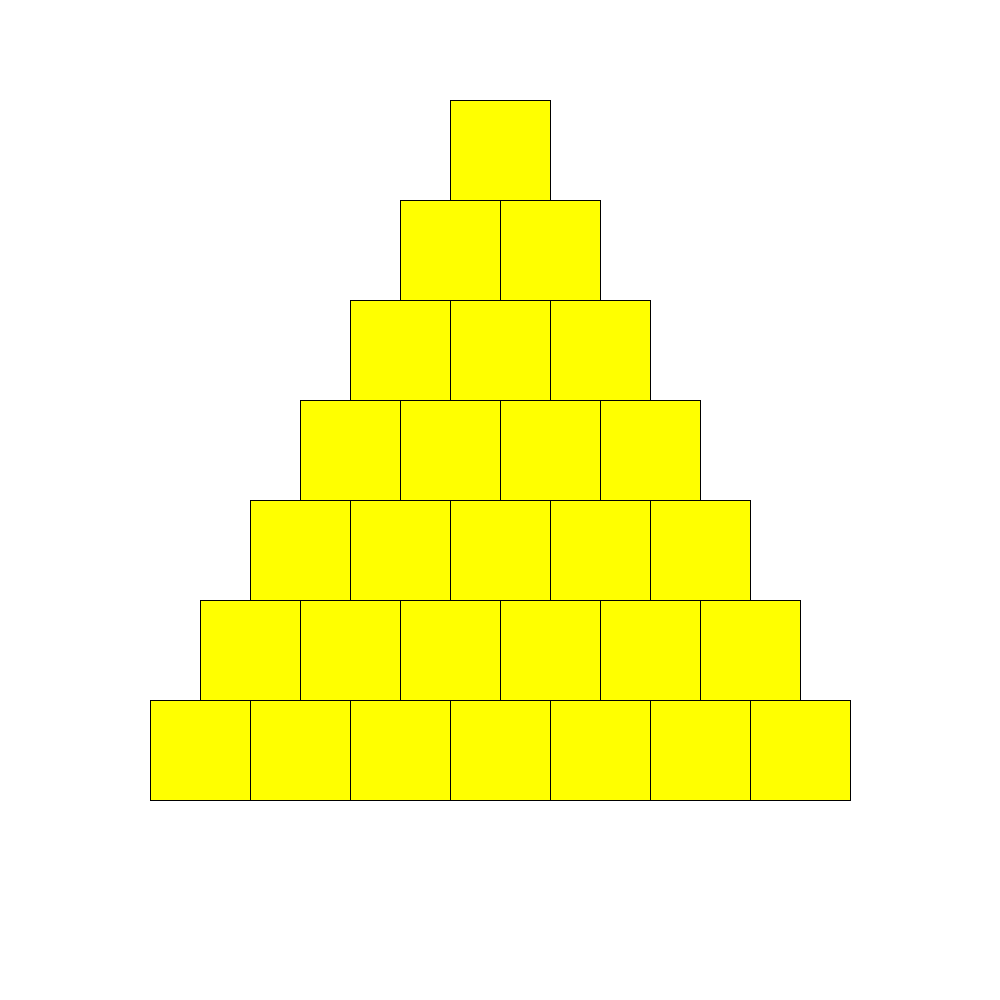
Frame 1 (no input)
Frame 2 (the mouse pressed at the canvas centre, redrawn once): identical to frame 1, image omitted

The Processing sketch that drew this single still picture (run headless with seeded random() and noise(); the mouse was pressed at the canvas centre and the sketch redrawn once):

// Processing sketch: PyramideTwoForLoops
// ── PyramideTwoForLoops.pde
// Global scope
float cubeSize = 100;
float offset = 100;

int wantedHeightOfBlocks = 7;

void setup() {
  size(1000, 1000);
  background(255);
  noLoop();
}

void draw() {
  float positionY = 100;

  for (int currentHeightOfBlocks = 0; currentHeightOfBlocks < wantedHeightOfBlocks; currentHeightOfBlocks++) {
    // How many cubes to draw on this row
    int cubesInThisRow = currentHeightOfBlocks + 1;

    // Calculate total width of this row
    float totalRowWidth = cubesInThisRow * cubeSize;

    // Set starting X so row is centered
    float positionX = width / 2 - totalRowWidth / 2;

    // Inner loop: draw all cubes on this row
    for (int i = 0; i < cubesInThisRow; i++) {
      stroke(0);
      fill(255, 255, 0);
      square(positionX, positionY, cubeSize);
      positionX += cubeSize;
    }

    // Move down for next row
    positionY += offset;
  }
}
